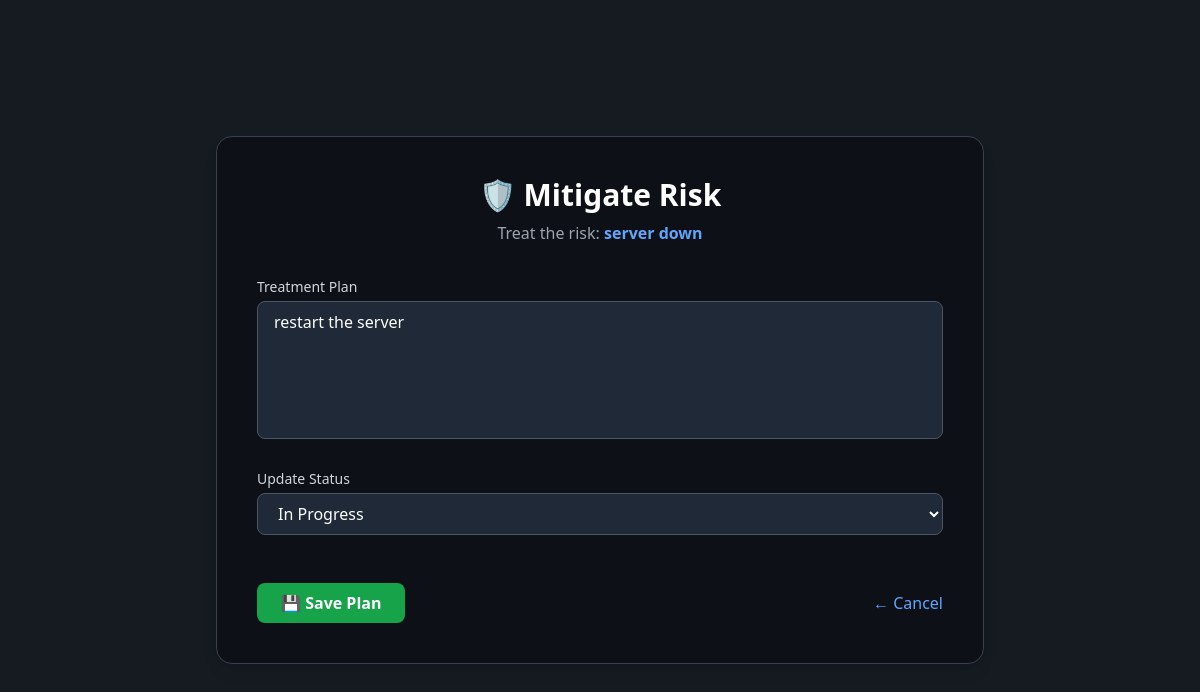
The page /admin/risk/1/treat (signed in) on the database its author committed.
### models.py (models this page shows, shortened)
class Risk(db.Model):
    id = db.Column(db.Integer, primary_key = True)
    title = db.Column(db.String(100), nullable = False)
    description = db.Column(db.Text, nullable = False)
    impact = db.Column(db.Integer, nullable = False)
    likelihood = db.Column(db.Integer, nullable = False)
    owner_id = db.Column(db.Integer, db.ForeignKey('user.id'),nullable = False)
    created_at = db.Column(db.DateTime, default = datetime.utcnow)
    updated_at = db.Column(db.DateTime, default = datetime.utcnow, onupdate = datetime.utcnow)
    status = db.Column(db.String(20), nullable=False, default="Open")
    treatment_plan = db.Column(db.Text, nullable=True)

### app.py (the view)
@app.route('/admin/risk/<int:risk_id>/treat', methods=['GET', 'POST'])
@login_required
def treat_risk(risk_id):
    if not current_user.is_admin:
        flash("Access denied: Admins only.", "danger")
        return redirect(url_for("dashboard"))
    risk = Risk.query.get_or_404(risk_id)
    if request.method == 'POST':
        risk.treatment_plan = request.form['treatment_plan']
        risk.status = request.form['status']
        db.session.commit()
        flash('Treatment plan updated successfully.', 'success')
        return redirect(url_for('admin_dashboard'))
    return render_template('treat_risk.html', risk=risk)

### app.py (called while the page is built)
@login_manager.user_loader
def load_user(user_id):
    with db.session() as session:  # Use an explicit session
        return session.get(User, int(user_id))

### templates/treat_risk.html (shortened to what this page needs)
<!DOCTYPE html>
<html lang="en" class="dark">
<head>
  <script src="https://cdn.tailwindcss.com"></script>
</head>
<body class="bg-[#161B22] text-[#C9D1D9] min-h-screen flex items-center justify-center px-4">
  <div class="w-full max-w-3xl bg-[#0D1117] border border-gray-700 rounded-2xl shadow-lg p-8 sm:p-10">
    <div class="text-center mb-8">
      <h2 class="text-3xl font-bold text-white">🛡️ Mitigate Risk</h2>
      <p class="text-gray-400 mt-2">Treat the risk: <span class="font-semibold text-blue-400">{{ risk.title }}</span></p>
    </div>
    <form method="POST" class="space-y-6">
      <div>
        <label class="block text-sm font-medium text-gray-300 mb-1">Treatment Plan</label>
        <textarea
          name="treatment_plan"
          rows="5"
          class="w-full bg-gray-800 border border-gray-600 rounded-lg px-4 py-2 focus:outline-none focus:ring-2 focus:ring-blue-500 text-white resize-none"
          placeholder="Describe your mitigation strategy..."
        >{{ risk.treatment_plan or '' }}</textarea>
      </div>
      <div>
        <label class="block text-sm font-medium text-gray-300 mb-1">Update Status</label>
        <select
          name="status"
          class="w-full bg-gray-800 border border-gray-600 rounded-lg px-4 py-2 focus:outline-none focus:ring-2 focus:ring-blue-500 text-white"
        >
          <option value="In Progress" {% if risk.status == 'In Progress' %}selected{% endif %}>In Progress</option>
        </select>
      </div>
      <div class="flex justify-between items-center pt-6">
        <button
          type="submit"
          class="bg-green-600 hover:bg-green-500 text-white font-semibold px-6 py-2 rounded-lg transition"
        >
          💾 Save Plan
        </button>
        <a
          href="{{ url_for('admin_dashboard') }}"
          class="text-blue-400 hover:underline font-medium transition"
        >
          ← Cancel
        </a>
      </div>
    </form>
  </div>
</body>
</html>

### rows shown on the page
Risk: title "server down", treatment_plan "restart the server", status "In Progress"
